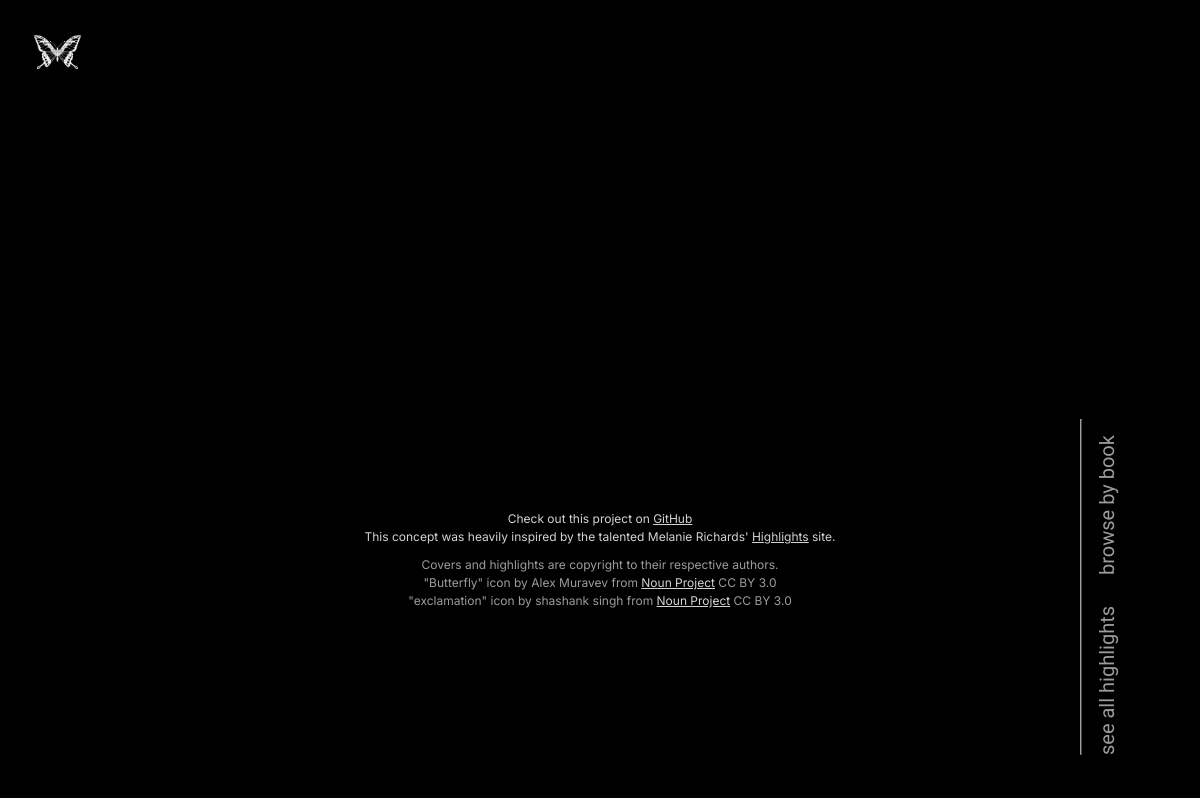
The app's page /all_highlights/, older data.
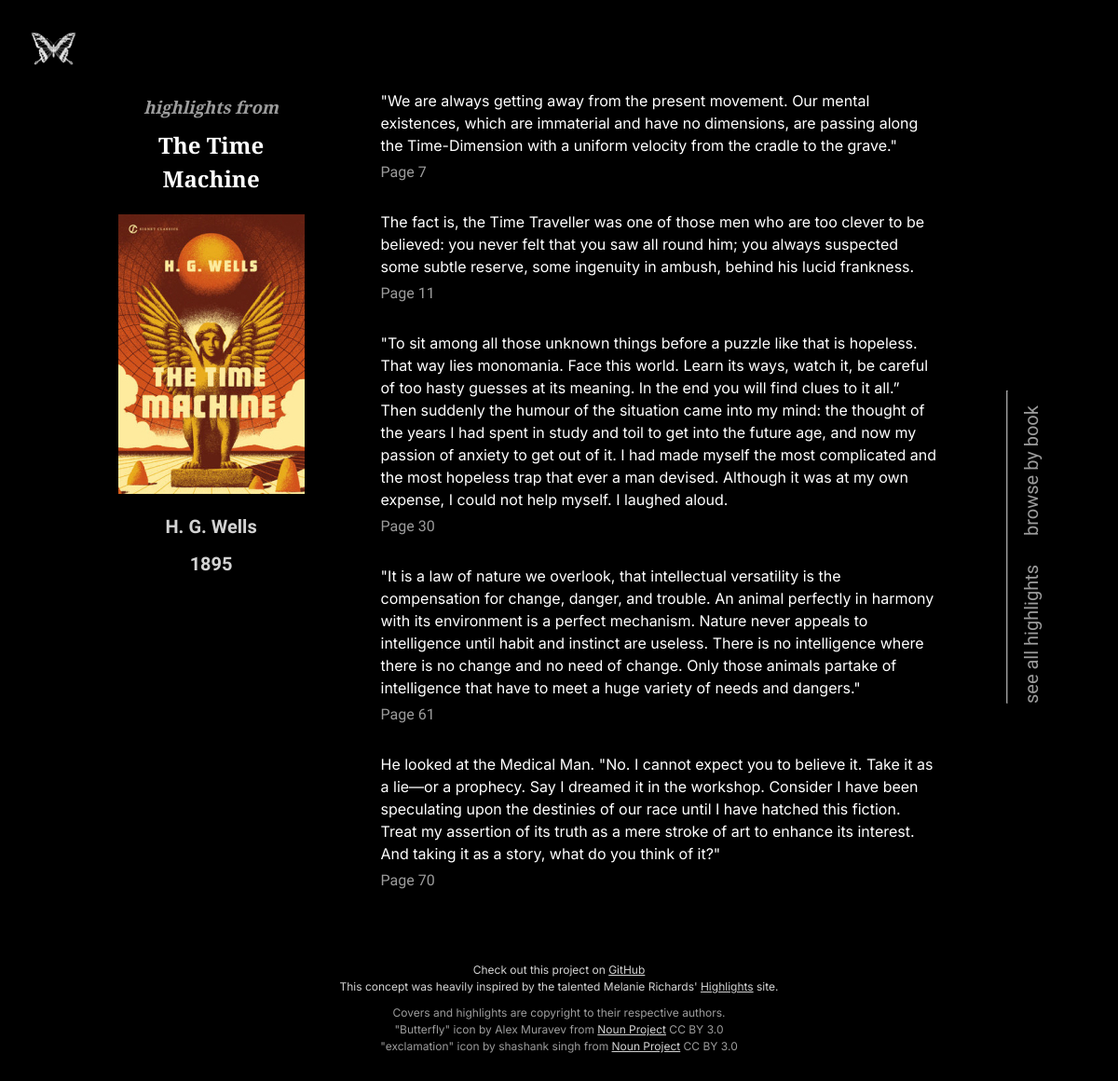
The same page, newer data.
### media/models.py (models this page shows, shortened)
class Book(models.Model):
    title = models.CharField(max_length=200, null=False)
    authors = models.ManyToManyField(Author, related_name='books')
    kindle = models.BooleanField(null=True)
    physical = models.BooleanField(null=True)
    date_finished = models.DateField()
    times_read = models.IntegerField()
    year_published = models.PositiveIntegerField(null=True)
    svg_path = models.CharField(max_length=200, null=False)
    jpg_path = models.CharField(max_length=200, null=False)
    contains_spoilers = models.BooleanField(null=True)
    highlights_uploaded = models.BooleanField(null=True)
    notes_uploaded = models.BooleanField(null=True)
    slug = models.SlugField(default="", null=False)

class Author(models.Model):
    name = models.CharField(max_length=200, null=False)

class Highlight(models.Model):
    book = models.ForeignKey(Book, related_name='highlights', on_delete=models.CASCADE)
    content = models.TextField()
    page_number = models.PositiveIntegerField(null=True, blank=True)
    location = models.PositiveIntegerField(null=True, blank=True)

### media/views.py (the view)
# urls.py: path('all_highlights/', views.all_highlights, name='all_highlights'),
def all_highlights(request):
    books = Book.objects.annotate(num_highlights=Count('highlights')).order_by('num_highlights')
    return render(request, 'media/all_highlights.html', {'books': books})

### media/templates/media/all_highlights.html (shortened to what this page needs)
{% load static %}
<!DOCTYPE html>
<html lang="en">
<head>
    <link rel="stylesheet" type="text/css" href="{% static '/css/styles.css' %}">
</head>
<body class="book-detail-body">
    <div class="main-page-layout">
        <div><img src="{% static '/images/icons/butterfly-icon-np.png' %}" alt="butterfly icon" class="butterfly-icon">
        </div>
        <div class="all-middle-content">
            {% for book in books %}
            {% if book.highlights_uploaded %}
            <div class="middle-content-mbd">
                <div class="cover-title-info-main">
                    <div class='cover-title-info-inner'>
                        <p class="book-detail-desc">highlights from</p>
                        <h1 class="book-title">{{ book.title }}</h1>
                        <div class="item">
                            <img src="{% static book.jpg_path %}" alt="Book Cover 2">
                        </div>
                        {% for author in book.authors.all %}
                        <h3 class="author-name">{{ author.name }} </h3>
                        {% endfor %}
                        <h3 class="year-published">{{ book.year_published }}</h3>
                    </div>
                </div>
<div></div>
                <div class="highlights-content-main">
                    <div>
                        {% for highlight in book.highlights.all|dictsort:"page_number" %}
                        <div><p class="highlight-content-text">{{highlight.content}}</p></div>
                        {% if highlight.location %}
                        <div><p class="page-number-text"> Loc. {{ highlight.location }}</p></div>
                        {% elif highlight.page_number %}
                        <div><p class="page-number-text"> Page {{ highlight.page_number }}</p></div>
                        {% endif %}
                        <br>
                        {% endfor %}
                    </div>
                </div>
            </div>
            {% endif %}
            {% endfor %}
        </div>
        {% include 'media/sidebar.html' %}
        <div class="site-footnotes-pos">
        <div class="site-footnotes">
            <p>Check out this project on <a href="https://github.com/annnawo/casual-critiques">GitHub</a></p><p class="footnote-sep">
            This concept was heavily inspired by the talented Melanie Richards' <a href="https://highlights.melanie-richards.com/">Highlights</a> site.</p>
            <p class="dg">Covers and highlights are copyright to their respective authors.</p>
            <p class="dg">"Butterfly" icon by Alex Muravev from <a href=" https://thenounproject.com/browse/icons/term/butterfly">Noun Project</a> CC BY 3.0</p>
            <p class="dg">"exclamation" icon by shashank singh from <a href=" https://thenounproject.com/browse/icons/term/exclamation">Noun Project</a> CC BY 3.0</p>
        </div>
    </div>
    </div>
</body>
</html>

### media/templates/media/sidebar.html
{% load static %}
<div class="sidebar">
    <div class="sidebar-inner">
    <hr class="sidebar-hr">
    <div class="sidebar-text-container">
        <div class="sidebar-text sidebar-text-1"><a href="{% url 'all_media' %}">browse by book</a></div>
        <div class="sidebar-text sidebar-text-2"><a href="{% url 'all_highlights' %}">see all highlights</a></div>
    </div>
</div>
</div>

### static/css/styles.css (style rules this page uses)
*, *::before, *::after { box-sizing: border-box; }
* { margin: 0; }
body { line-height: 1.5; -webkit-font-smoothing: antialiased; }
img, picture, video, canvas, svg { display: block; max-width: 100%; }
p, h1, h2, h3, h4, h5, h6 { overflow-wrap: break-word; }
.sidebar-text { color: #9c9c9c; font-family: "Familjen Grotesk", sans-serif; font-size: 1.25em; }
.sidebar-text a { text-decoration: none; color: #9c9c9c; }
.spoiler-group, .highlight-message, .author-name, .year-published, .page-number-text { font-family: "Familjen Grotesk", sans-serif; }
.spoiler-free, .site-footnotes, .highlight-content-text { font-family: "Inter", sans-serif; }
.book-title { font-family: "Libre Baskerville", serif; font-size: 1.5em; color: white; }
.book-detail-desc { color: #9c9c9c; font-family: "Libre Baskerville", serif; font-weight: bold; font-style: italic; }
.site-footnotes-pos, h1, h2, img { text-align: center; }
.highlight-content-text, .page-number-text, .site-footnotes a { font-size: 1em; }
.book-detail-desc, .highlight-message { font-size: 1.15em; }
.site-footnotes-pos { font-size: 0.75em; }
.author-name, .year-published { font-size: 1.25em; }
.author-name, .year-published, .site-footnotes, .site-footnotes a { color: #d3d3d3; }
.spoiler-warning-text, .page-number-text, .dg { color: #9c9c9c; }
.book-detail-body { color: white; }
.main-page-layout, .media-list-body { background-color: black; }
.gallery, .sidebar, .sidebar-inner, .sidebar-text-container { display: flex; }
.butterfly-icon, .sidebar-inner, .bottom-fade { position: fixed; }
.main-page-layout { display: grid; grid-template-columns: 5% 85% 10%; width: 100vw; min-height: 100vh; height: 100%; }
.butterfly-icon { margin: 2em 0 0 2em; height: 40px; width: auto; }
.sidebar, .sidebar-inner, .sidebar-hr { padding: 0; margin: 0; z-index: 1000; }
.sidebar-inner { height: 100vh; justify-content: center; align-items: end; }
.sidebar-text-container { flex-direction: column; height: 300px; justify-content: end; margin-bottom: 45px; }
.sidebar-text { transform-origin: bottom left; left: 0; bottom: 0; width: 200px; transform: rotate(-90deg) translateY(100%); }
.sidebar-text-2 { margin-top: 150px; }
.sidebar-hr { transform: rotate(180deg); height: 21em; margin-bottom: 45px; margin-right: 10px; border-color: #9c9c9c; }
.cover-title-info-inner, .site-footnotes-pos, .spoiler-group { display: flex; }
.book-detail-body { background-color: black; }
.middle-content-mbd { display: grid; grid-template-columns: 23% 8% 72%; margin: 4em 4em 1em 4em; }
.cover-title-info-main { position: relative; }
.cover-title-info-inner { flex-direction: column; align-items: center; justify-content: start; position: sticky; top: 0; }
.cover-title-info-inner h1, .cover-title-info-inner h2, .cover-title-info-inner img { margin: 10px 0; padding: 0; }
.book-detail-desc { padding-top: 2em; }
.site-footnotes-pos { background-color: black; z-index: 100; width: 100vw; align-items: center; justify-content: center; margin: 2.5em 0; }
.author-name, .year-published { margin: 10px 0 0; padding: 0; }
.highlights-content-main { margin: 0 2.25em 0 0.5em; }
.page-number-text { margin: 5px 0; }
.footnote-sep { margin-bottom: 10px; }

Row changes from the older to the newer data that the page shows:
now on this page (row edited): Book: title "The Time Machine", jpg_path (picture), year_published "1895"
now on this page (row unchanged): Author: name "H. G. Wells"
added Highlight: content "\"We are always getting away from the present movement. Our mental existences, which are immaterial and have no dimensions, are passing along the Time-Dimension with a uniform velocity from the cradle to the grave.\"", page_number "7"
added Highlight: content "The fact is, the Time Traveller was one of those men who are too clever to be believed: you never felt that you saw all round him; you always suspected some subtle reserve, some ingenuity in ambush, behind his lucid frankness.", page_number "11"
added Highlight: content "\"To sit among all those unknown things before a puzzle like that is hopeless. That way lies monomania. Face this world. Learn its ways, watch it, be careful of too hasty guesses at its meaning. In the end you will find clues to it all.” Then suddenly the humour of the situation came into my mind: the thought of the years I had spent in study and toil to get into the future age, and now my passion of anxiety to get out of it. I had made myself the most complicated and the most hopeless trap that ever a man devised. Although it was at my own expense, I could not help myself. I laughed aloud.", page_number "30"
added Highlight: content "\"It is a law of nature we overlook, that intellectual versatility is the compensation for change, danger, and trouble. An animal perfectly in harmony with its environment is a perfect mechanism. Nature never appeals to intelligence until habit and instinct are useless. There is no intelligence where there is no change and no need of change. Only those animals partake of intelligence that have to meet a huge variety of needs and dangers.\"", page_number "61"
added Highlight: content "He looked at the Medical Man. \"No. I cannot expect you to believe it. Take it as a lie—or a prophecy. Say I dreamed it in the workshop. Consider I have been speculating upon the destinies of our race until I have hatched this fiction. Treat my assertion of its truth as a mere stroke of art to enhance its interest. And taking it as a story, what do you think of it?\"", page_number "70"
